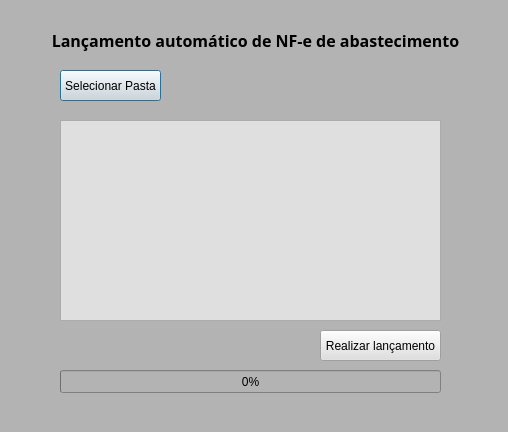
<?xml version="1.0" encoding="UTF-8"?>
<ui version="4.0">
 <class>Dialog</class>
 <widget class="QDialog" name="Dialog">
  <property name="geometry">
   <rect>
    <x>0</x>
    <y>0</y>
    <width>508</width>
    <height>432</height>
   </rect>
  </property>
  <property name="font">
   <font>
    <weight>50</weight>
    <italic>false</italic>
    <bold>false</bold>
    <underline>false</underline>
    <strikeout>false</strikeout>
   </font>
  </property>
  <property name="mouseTracking">
   <bool>false</bool>
  </property>
  <property name="windowTitle">
   <string>KMD</string>
  </property>
  <property name="autoFillBackground">
   <bool>false</bool>
  </property>
  <property name="styleSheet">
   <string notr="true"> background-color: rgba(179, 179, 179, 255)</string>
  </property>
  <widget class="QLabel" name="label">
   <property name="geometry">
    <rect>
     <x>10</x>
     <y>20</y>
     <width>491</width>
     <height>41</height>
    </rect>
   </property>
   <property name="font">
    <font>
     <family>Malgun Gothic</family>
     <pointsize>20</pointsize>
     <weight>9</weight>
     <italic>false</italic>
     <bold>false</bold>
    </font>
   </property>
   <property name="styleSheet">
    <string notr="true">background-color: rgba(0, 0, 0, 0);
font: 75 20pt &quot;Malgun Gothic&quot;;
</string>
   </property>
   <property name="text">
    <string>&lt;html&gt;&lt;head/&gt;&lt;body&gt;&lt;p align=&quot;center&quot;&gt;&lt;span style=&quot; font-size:12pt; font-weight:600;&quot;&gt;Lançamento automático de NF-e de abastecimento&lt;/span&gt;&lt;/p&gt;&lt;/body&gt;&lt;/html&gt;</string>
   </property>
  </widget>
  <widget class="QPushButton" name="SelecionarPasta">
   <property name="geometry">
    <rect>
     <x>60</x>
     <y>70</y>
     <width>101</width>
     <height>31</height>
    </rect>
   </property>
   <property name="autoFillBackground">
    <bool>false</bool>
   </property>
   <property name="styleSheet">
    <string notr="true">background-color: rgb(223, 223, 223)

</string>
   </property>
   <property name="text">
    <string>Selecionar Pasta</string>
   </property>
  </widget>
  <widget class="QPushButton" name="RealizarLancamento">
   <property name="geometry">
    <rect>
     <x>320</x>
     <y>330</y>
     <width>121</width>
     <height>31</height>
    </rect>
   </property>
   <property name="styleSheet">
    <string notr="true">background-color: rgb(223, 223, 223)

</string>
   </property>
   <property name="text">
    <string>Realizar lançamento</string>
   </property>
  </widget>
  <widget class="QProgressBar" name="BarraProgresso">
   <property name="enabled">
    <bool>true</bool>
   </property>
   <property name="geometry">
    <rect>
     <x>60</x>
     <y>370</y>
     <width>381</width>
     <height>23</height>
    </rect>
   </property>
   <property name="font">
    <font>
     <kerning>true</kerning>
    </font>
   </property>
   <property name="autoFillBackground">
    <bool>false</bool>
   </property>
   <property name="value">
    <number>0</number>
   </property>
   <property name="alignment">
    <set>Qt::AlignCenter</set>
   </property>
   <property name="textVisible">
    <bool>true</bool>
   </property>
   <property name="orientation">
    <enum>Qt::Horizontal</enum>
   </property>
   <property name="format">
    <string>%p%</string>
   </property>
  </widget>
  <widget class="QPlainTextEdit" name="logdelancamento">
   <property name="geometry">
    <rect>
     <x>60</x>
     <y>120</y>
     <width>381</width>
     <height>201</height>
    </rect>
   </property>
   <property name="styleSheet">
    <string notr="true">background-color: rgb(223, 223, 223)

</string>
   </property>
  </widget>
 </widget>
 <resources/>
 <connections/>
</ui>
